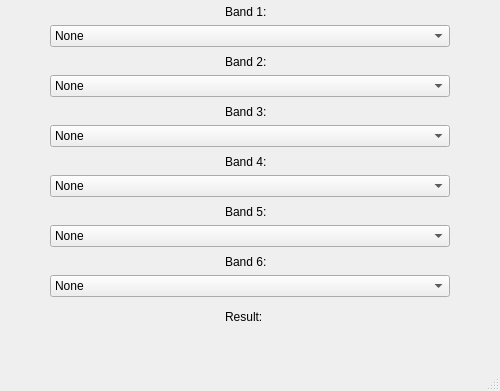
<?xml version="1.0" encoding="UTF-8"?>
<ui version="4.0">
 <class>MainWindow</class>
 <widget class="QMainWindow" name="MainWindow">
  <property name="geometry">
   <rect>
    <x>0</x>
    <y>0</y>
    <width>500</width>
    <height>391</height>
   </rect>
  </property>
  <property name="windowTitle">
   <string>MainWindow</string>
  </property>
  <widget class="QWidget" name="centralwidget">
   <widget class="QComboBox" name="comboBox">
    <property name="geometry">
     <rect>
      <x>50</x>
      <y>25</y>
      <width>400</width>
      <height>22</height>
     </rect>
    </property>
    <item>
     <property name="text">
      <string>None</string>
     </property>
    </item>
    <item>
     <property name="text">
      <string>Black</string>
     </property>
    </item>
    <item>
     <property name="text">
      <string>Brown</string>
     </property>
    </item>
    <item>
     <property name="text">
      <string>Red</string>
     </property>
    </item>
    <item>
     <property name="text">
      <string>Orange</string>
     </property>
    </item>
    <item>
     <property name="text">
      <string>Yellow</string>
     </property>
    </item>
    <item>
     <property name="text">
      <string>Green</string>
     </property>
    </item>
    <item>
     <property name="text">
      <string>Blue</string>
     </property>
    </item>
    <item>
     <property name="text">
      <string>Violet</string>
     </property>
    </item>
    <item>
     <property name="text">
      <string>Grey</string>
     </property>
    </item>
    <item>
     <property name="text">
      <string>White</string>
     </property>
    </item>
   </widget>
   <widget class="QComboBox" name="comboBox_2">
    <property name="geometry">
     <rect>
      <x>50</x>
      <y>75</y>
      <width>400</width>
      <height>22</height>
     </rect>
    </property>
    <item>
     <property name="text">
      <string>None</string>
     </property>
    </item>
    <item>
     <property name="text">
      <string>Black</string>
     </property>
    </item>
    <item>
     <property name="text">
      <string>Brown</string>
     </property>
    </item>
    <item>
     <property name="text">
      <string>Red</string>
     </property>
    </item>
    <item>
     <property name="text">
      <string>Orange</string>
     </property>
    </item>
    <item>
     <property name="text">
      <string>Yellow</string>
     </property>
    </item>
    <item>
     <property name="text">
      <string>Green</string>
     </property>
    </item>
    <item>
     <property name="text">
      <string>Blue</string>
     </property>
    </item>
    <item>
     <property name="text">
      <string>Violet</string>
     </property>
    </item>
    <item>
     <property name="text">
      <string>Grey</string>
     </property>
    </item>
    <item>
     <property name="text">
      <string>White</string>
     </property>
    </item>
   </widget>
   <widget class="QComboBox" name="comboBox_3">
    <property name="geometry">
     <rect>
      <x>50</x>
      <y>125</y>
      <width>400</width>
      <height>22</height>
     </rect>
    </property>
    <item>
     <property name="text">
      <string>None</string>
     </property>
    </item>
    <item>
     <property name="text">
      <string>Black</string>
     </property>
    </item>
    <item>
     <property name="text">
      <string>Brown</string>
     </property>
    </item>
    <item>
     <property name="text">
      <string>Red</string>
     </property>
    </item>
    <item>
     <property name="text">
      <string>Orange</string>
     </property>
    </item>
    <item>
     <property name="text">
      <string>Yellow</string>
     </property>
    </item>
    <item>
     <property name="text">
      <string>Green</string>
     </property>
    </item>
    <item>
     <property name="text">
      <string>Blue</string>
     </property>
    </item>
    <item>
     <property name="text">
      <string>Violet</string>
     </property>
    </item>
    <item>
     <property name="text">
      <string>Grey</string>
     </property>
    </item>
    <item>
     <property name="text">
      <string>White</string>
     </property>
    </item>
   </widget>
   <widget class="QComboBox" name="comboBox_4">
    <property name="geometry">
     <rect>
      <x>50</x>
      <y>175</y>
      <width>400</width>
      <height>22</height>
     </rect>
    </property>
    <item>
     <property name="text">
      <string>None</string>
     </property>
    </item>
    <item>
     <property name="text">
      <string>Black</string>
     </property>
    </item>
    <item>
     <property name="text">
      <string>Brown</string>
     </property>
    </item>
    <item>
     <property name="text">
      <string>Red</string>
     </property>
    </item>
    <item>
     <property name="text">
      <string>Orange</string>
     </property>
    </item>
    <item>
     <property name="text">
      <string>Yellow</string>
     </property>
    </item>
    <item>
     <property name="text">
      <string>Green</string>
     </property>
    </item>
    <item>
     <property name="text">
      <string>Blue</string>
     </property>
    </item>
    <item>
     <property name="text">
      <string>Violet</string>
     </property>
    </item>
    <item>
     <property name="text">
      <string>Grey</string>
     </property>
    </item>
    <item>
     <property name="text">
      <string>White</string>
     </property>
    </item>
   </widget>
   <widget class="QComboBox" name="comboBox_5">
    <property name="geometry">
     <rect>
      <x>50</x>
      <y>225</y>
      <width>400</width>
      <height>22</height>
     </rect>
    </property>
    <item>
     <property name="text">
      <string>None</string>
     </property>
    </item>
    <item>
     <property name="text">
      <string>Black</string>
     </property>
    </item>
    <item>
     <property name="text">
      <string>Brown</string>
     </property>
    </item>
    <item>
     <property name="text">
      <string>Red</string>
     </property>
    </item>
    <item>
     <property name="text">
      <string>Orange</string>
     </property>
    </item>
    <item>
     <property name="text">
      <string>Yellow</string>
     </property>
    </item>
    <item>
     <property name="text">
      <string>Green</string>
     </property>
    </item>
    <item>
     <property name="text">
      <string>Blue</string>
     </property>
    </item>
    <item>
     <property name="text">
      <string>Violet</string>
     </property>
    </item>
    <item>
     <property name="text">
      <string>Grey</string>
     </property>
    </item>
    <item>
     <property name="text">
      <string>White</string>
     </property>
    </item>
   </widget>
   <widget class="QComboBox" name="comboBox_6">
    <property name="geometry">
     <rect>
      <x>50</x>
      <y>275</y>
      <width>400</width>
      <height>22</height>
     </rect>
    </property>
    <item>
     <property name="text">
      <string>None</string>
     </property>
    </item>
    <item>
     <property name="text">
      <string>Black</string>
     </property>
    </item>
    <item>
     <property name="text">
      <string>Brown</string>
     </property>
    </item>
    <item>
     <property name="text">
      <string>Red</string>
     </property>
    </item>
    <item>
     <property name="text">
      <string>Orange</string>
     </property>
    </item>
    <item>
     <property name="text">
      <string>Yellow</string>
     </property>
    </item>
    <item>
     <property name="text">
      <string>Green</string>
     </property>
    </item>
    <item>
     <property name="text">
      <string>Blue</string>
     </property>
    </item>
    <item>
     <property name="text">
      <string>Violet</string>
     </property>
    </item>
    <item>
     <property name="text">
      <string>Grey</string>
     </property>
    </item>
    <item>
     <property name="text">
      <string>White</string>
     </property>
    </item>
   </widget>
   <widget class="QLabel" name="label">
    <property name="geometry">
     <rect>
      <x>225</x>
      <y>330</y>
      <width>50</width>
      <height>13</height>
     </rect>
    </property>
    <property name="text">
     <string/>
    </property>
   </widget>
   <widget class="QLabel" name="label_2">
    <property name="geometry">
     <rect>
      <x>225</x>
      <y>310</y>
      <width>50</width>
      <height>13</height>
     </rect>
    </property>
    <property name="text">
     <string>Result:</string>
    </property>
   </widget>
   <widget class="QLabel" name="label_3">
    <property name="geometry">
     <rect>
      <x>225</x>
      <y>255</y>
      <width>47</width>
      <height>13</height>
     </rect>
    </property>
    <property name="text">
     <string>Band 6:</string>
    </property>
   </widget>
   <widget class="QLabel" name="label_4">
    <property name="geometry">
     <rect>
      <x>225</x>
      <y>205</y>
      <width>47</width>
      <height>13</height>
     </rect>
    </property>
    <property name="text">
     <string>Band 5:</string>
    </property>
   </widget>
   <widget class="QLabel" name="label_5">
    <property name="geometry">
     <rect>
      <x>225</x>
      <y>155</y>
      <width>47</width>
      <height>13</height>
     </rect>
    </property>
    <property name="text">
     <string>Band 4:</string>
    </property>
   </widget>
   <widget class="QLabel" name="label_6">
    <property name="geometry">
     <rect>
      <x>225</x>
      <y>105</y>
      <width>47</width>
      <height>13</height>
     </rect>
    </property>
    <property name="text">
     <string>Band 3:</string>
    </property>
   </widget>
   <widget class="QLabel" name="label_7">
    <property name="geometry">
     <rect>
      <x>225</x>
      <y>55</y>
      <width>47</width>
      <height>13</height>
     </rect>
    </property>
    <property name="text">
     <string>Band 2:</string>
    </property>
   </widget>
   <widget class="QLabel" name="label_8">
    <property name="geometry">
     <rect>
      <x>225</x>
      <y>5</y>
      <width>47</width>
      <height>13</height>
     </rect>
    </property>
    <property name="text">
     <string>Band 1:</string>
    </property>
   </widget>
  </widget>
  <widget class="QMenuBar" name="menubar">
   <property name="geometry">
    <rect>
     <x>0</x>
     <y>0</y>
     <width>500</width>
     <height>21</height>
    </rect>
   </property>
  </widget>
  <widget class="QStatusBar" name="statusbar"/>
 </widget>
 <resources/>
 <connections/>
</ui>
